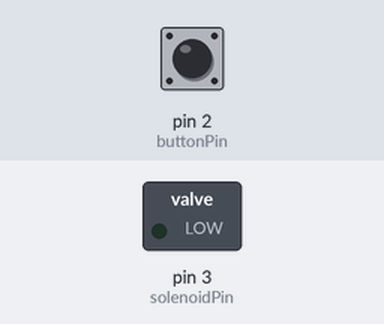
A sketch run on a simulated Arduino Uno, built with avr-gcc and run on an emulated ATmega328P. On the bench: switched loads named in the sketch (green lamp = pin HIGH). The inputs (shaded band) are chosen by the test bench; at power-on: pin 2 (buttonPin) LOW.

Above: at 1.2 s.
1.3 s: pin 2 (buttonPin) pulled HIGH for 3.2 s
At 2.0 s:
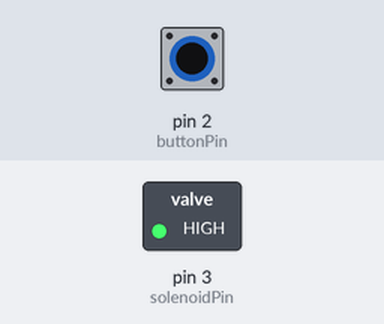
Timing chart, 0 to 6.8 s (numbered marks = the images above; inputs shaded):
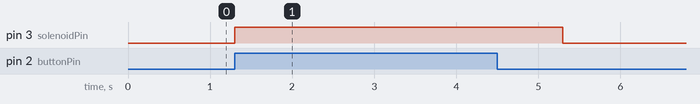

The sketch:

ballReturnSolenoid.ino
```cpp
// Define the pin numbers
const int buttonPin = 2;    // the number of the pushbutton pin
const int solenoidPin = 3;  // the number of the solenoid pin

// Variables will change:
int buttonState = 0;         // variable for reading the pushbutton status

void setup() {
  // Initialize the solenoid pin as an output:
  pinMode(solenoidPin, OUTPUT);
  // Initialize the pushbutton pin as an input:
  pinMode(buttonPin, INPUT);
}

void loop() {
  // Read the state of the pushbutton value:
  buttonState = digitalRead(buttonPin);

  // Check if the pushbutton is pressed.
  // If it is, the buttonState is HIGH:
  if (buttonState == HIGH) {
    // Turn on the solenoid:
    digitalWrite(solenoidPin, HIGH);
    delay(1000); // Adjust delay as needed to control solenoid activation time
    // Turn off the solenoid:
    digitalWrite(solenoidPin, LOW);
  }
}
```

Measured:
- after the input at 1.3 s, pin 3 (solenoidPin): LOW → HIGH at once, → LOW 4.0 s later
